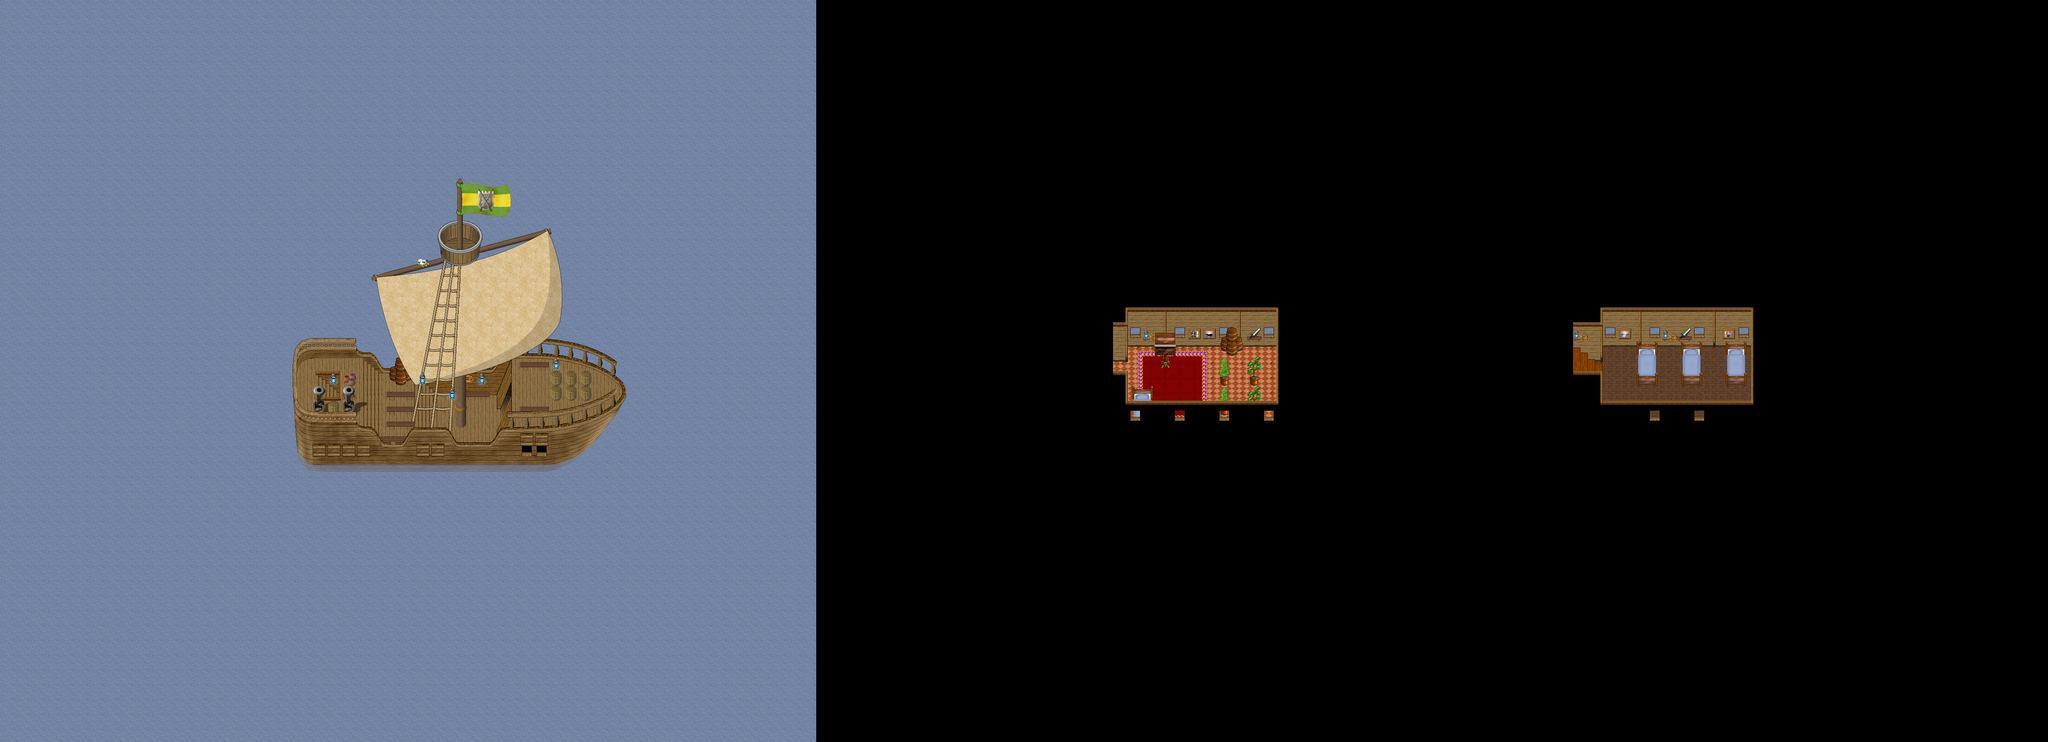

This is a level from a 2D game, rendered from its Tiled map with the project's own tilesets. A one-line summary and the map file follow, with tile-layer data summarised:
An orthogonal 138x50 tile map with 32x32 px tiles, 8 tile layers (ground, ground2, ground3, fringe, ...), 1 hidden layer not drawn, 10 tilesets and 13 objects (6x Margem, 3x -warp, 2x spawn, -warp-controlado, -spawn).

<map version="1.0" orientation="orthogonal" width="138" height="50" tilewidth="32" tileheight="32">
 <properties>
  <property name="-background0image" value="graphics/images/ambient/water.png" />
  <property name="-background0parallax" value="1.0" />
  <property name="-background0scrollX" value="-1.5" />
  <property name="-background0scrollY" value="0.0" />
  <property name="music" value="butterfly_tea_-_forest_dance.ogg" />
  <property name="name" value="Navio Intercontinental" />
  <property name="overlay1image" value="graphics/images/ambient/clouds.png" />
  <property name="overlay1parallax" value="1.0" />
  <property name="overley1scrollX" value="1.0" />
  <property name="overley1scrollY" value="1.0" />
 </properties>
 <tileset firstgid="1" name="collision" tilewidth="32" tileheight="32">
  <image source="../graphics/tiles/collision.png" width="64" height="32" />
 </tileset>
 <tileset firstgid="3" name="sprite_agua" tilewidth="32" tileheight="32">
  <image source="../graphics/tiles/sprite_agua.png" width="512" height="64" />
  <tile id="0">
   <properties>
    <property name="animation-delay0" value="1" />
    <property name="animation-delay1" value="1" />
    <property name="animation-delay10" value="1" />
    <property name="animation-delay11" value="1" />
    <property name="animation-delay12" value="1" />
    <property name="animation-delay13" value="1" />
    <property name="animation-delay14" value="1" />
    <property name="animation-delay15" value="1" />
    <property name="animation-delay16" value="1" />
    <property name="animation-delay17" value="1" />
    <property name="animation-delay18" value="1" />
    <property name="animation-delay19" value="1" />
    <property name="animation-delay2" value="1" />
    <property name="animation-delay20" value="1" />
    <property name="animation-delay21" value="1" />
    <property name="animation-delay22" value="1" />
    <property name="animation-delay23" value="1" />
    <property name="animation-delay24" value="1" />
    <property name="animation-delay25" value="1" />
    <property name="animation-delay26" value="1" />
    <property name="animation-delay27" value="1" />
    <property name="animation-delay28" value="1" />
    <property name="animation-delay29" value="1" />
    <property name="animation-delay3" value="1" />
    <property name="animation-delay30" value="1" />
    <property name="animation-delay31" value="1" />
    <property name="animation-delay4" value="1" />
    <property name="animation-delay5" value="1" />
    <property name="animation-delay6" value="1" />
    <property name="animation-delay7" value="1" />
    <property name="animation-delay8" value="1" />
    <property name="animation-delay9" value="1" />
    <property name="animation-frame0" value="0" />
    <property name="animation-frame1" value="1" />
    <property name="animation-frame10" value="10" />
    <property name="animation-frame11" value="11" />
    <property name="animation-frame12" value="12" />
    <property name="animation-frame13" value="13" />
    <property name="animation-frame14" value="14" />
    <property name="animation-frame15" value="15" />
    <property name="animation-frame16" value="16" />
    <property name="animation-frame17" value="17" />
    <property name="animation-frame18" value="18" />
    <property name="animation-frame19" value="19" />
    <property name="animation-frame2" value="2" />
    <property name="animation-frame20" value="20" />
    <property name="animation-frame21" value="21" />
    <property name="animation-frame22" value="22" />
    <property name="animation-frame23" value="23" />
    <property name="animation-frame24" value="24" />
    <property name="animation-frame25" value="25" />
    <property name="animation-frame26" value="26" />
    <property name="animation-frame27" value="27" />
    <property name="animation-frame28" value="28" />
    <property name="animation-frame29" value="29" />
    <property name="animation-frame3" value="3" />
    <property name="animation-frame30" value="30" />
    <property name="animation-frame31" value="31" />
    <property name="animation-frame4" value="4" />
    <property name="animation-frame5" value="5" />
    <property name="animation-frame6" value="6" />
    <property name="animation-frame7" value="7" />
    <property name="animation-frame8" value="8" />
    <property name="animation-frame9" value="9" />
   </properties>
  </tile>
 </tileset>
 <tileset firstgid="35" name="cabana_in_teto" tilewidth="32" tileheight="32">
  <image source="../graphics/tiles/cabana_in_teto.png" width="256" height="160" />
 </tileset>
 <tileset firstgid="75" name="navio-br-interno" tilewidth="32" tileheight="32">
  <image source="../graphics/tiles/navio-br-interno.png" width="320" height="224" />
 </tileset>
 <tileset firstgid="145" name="inn" tilewidth="32" tileheight="32">
  <image source="../graphics/tiles/inn.png" width="512" height="512" />
 </tileset>
 <tileset firstgid="401" name="escada_madeira" tilewidth="32" tileheight="32">
  <image source="../graphics/tiles/escada_madeira.png" width="224" height="256" />
 </tileset>
 <tileset firstgid="457" name="inn_x2" tilewidth="32" tileheight="64">
  <image source="../graphics/tiles/inn_x2.png" width="512" height="64" />
 </tileset>
 <tileset firstgid="473" name="navio-br" tilewidth="32" tileheight="32">
  <image source="../graphics/tiles/navio-br.png" width="768" height="320" />
 </tileset>
 <tileset firstgid="713" name="navio-br2" tilewidth="32" tileheight="32">
  <image source="../graphics/tiles/navio-br2.png" width="768" height="256" />
 </tileset>
 <tileset firstgid="905" name="navio-br-mastro1" tilewidth="32" tileheight="32">
  <image source="../graphics/tiles/navio-br-mastro1.png" width="416" height="544" />
 </tileset>
 <layer name="ground" width="138" height="50">
  <data>[6900 cells, 6868 non-empty, 4 distinct tile ids]</data>
 </layer>
 <layer name="ground2" width="138" height="50">
  <data>[6900 cells, 278 non-empty, 226 distinct tile ids]</data>
 </layer>
 <layer name="ground3" width="138" height="50">
  <data>[6900 cells, 50 non-empty, 26 distinct tile ids]</data>
 </layer>
 <layer name="fringe" width="138" height="50">
  <data>[6900 cells, 66 non-empty, 26 distinct tile ids]</data>
 </layer>
 <layer name="top" width="138" height="50">
  <data>[6900 cells, 172 non-empty, 84 distinct tile ids]</data>
 </layer>
 <layer name="top2" width="138" height="50">
  <data>[6900 cells, 137 non-empty, 135 distinct tile ids]</data>
 </layer>
 <layer name="top3" width="138" height="50">
  <data>[6900 cells, 18 non-empty, 17 distinct tile ids]</data>
 </layer>
 <layer name="top4" width="138" height="50">
  <data>[6900 cells, 1 non-empty, 1 distinct tile ids]</data>
 </layer>
 <layer name="collision" width="138" height="50" visible="0">
  <data>[6900 cells, 6752 non-empty, 1 distinct tile ids]</data>
 </layer>
 <objectgroup name="objects" width="0" height="0" visible="0">
  <object name="RatosDeConves(2)" type="spawn" x="736" y="768" width="352" height="192">
   <properties>
    <property name="max_beings" value="2" />
    <property name="monster_id" value="321" />
   </properties>
  </object>
  <object name="paraDentro" type="-warp-controlado" x="1088" y="864" width="32" height="64">
   <properties>
    <property name="dest_map" value="navio-1" />
    <property name="dest_x" value="?" />
    <property name="dest_y" value="?" />
   </properties>
  </object>
  </objectgroup>
 <objectgroup name="object" width="0" height="0" visible="0">
  <!-- 4 objects omitted --></objectgroup>
 <objectgroup name="margem" width="0" height="0" visible="0">
  <!-- 4 objects omitted --></objectgroup>
</map>
<!-- 11 of 13 objects omitted -->
